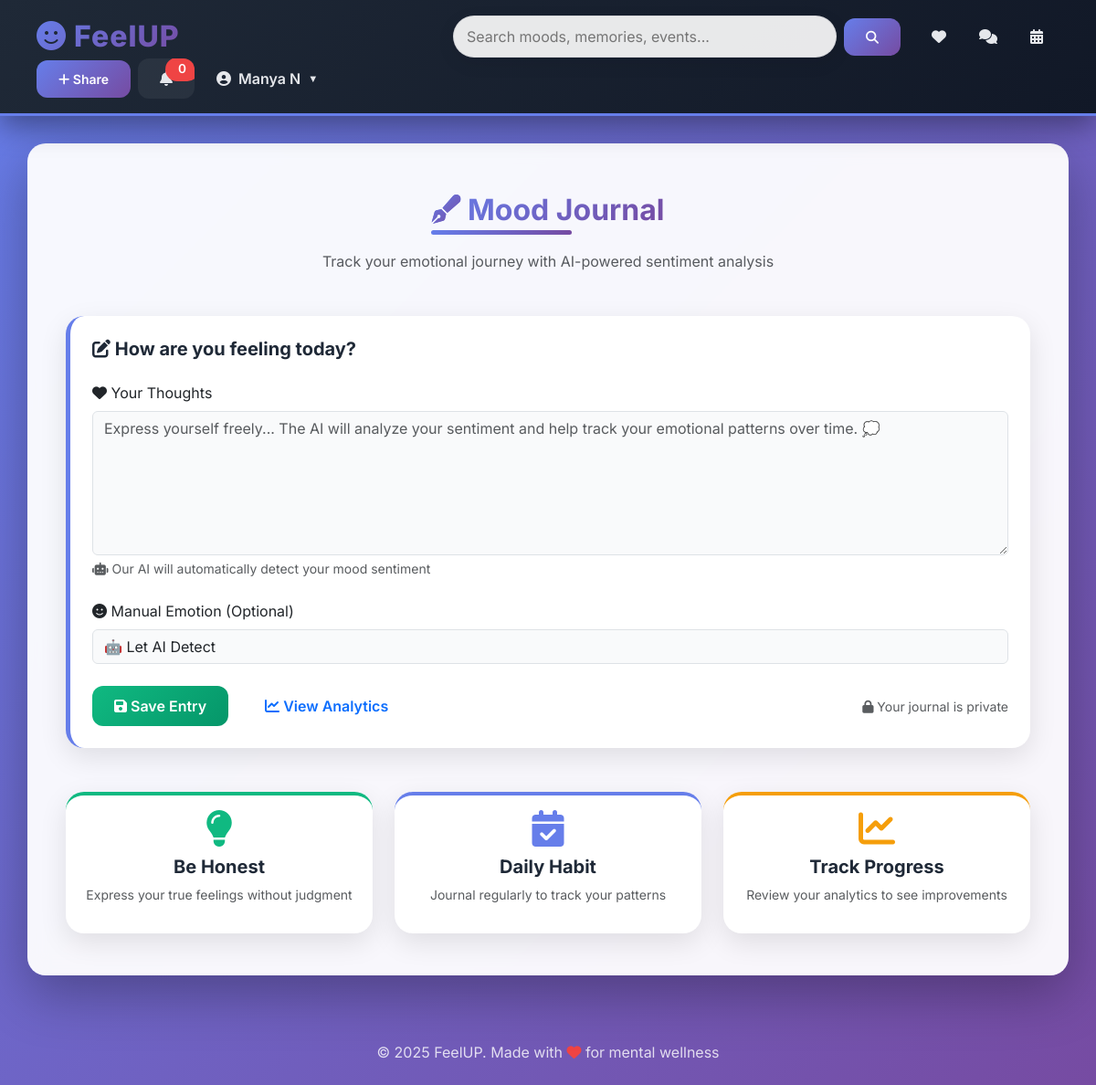
Page /journal (signed in) on the earlier database version.
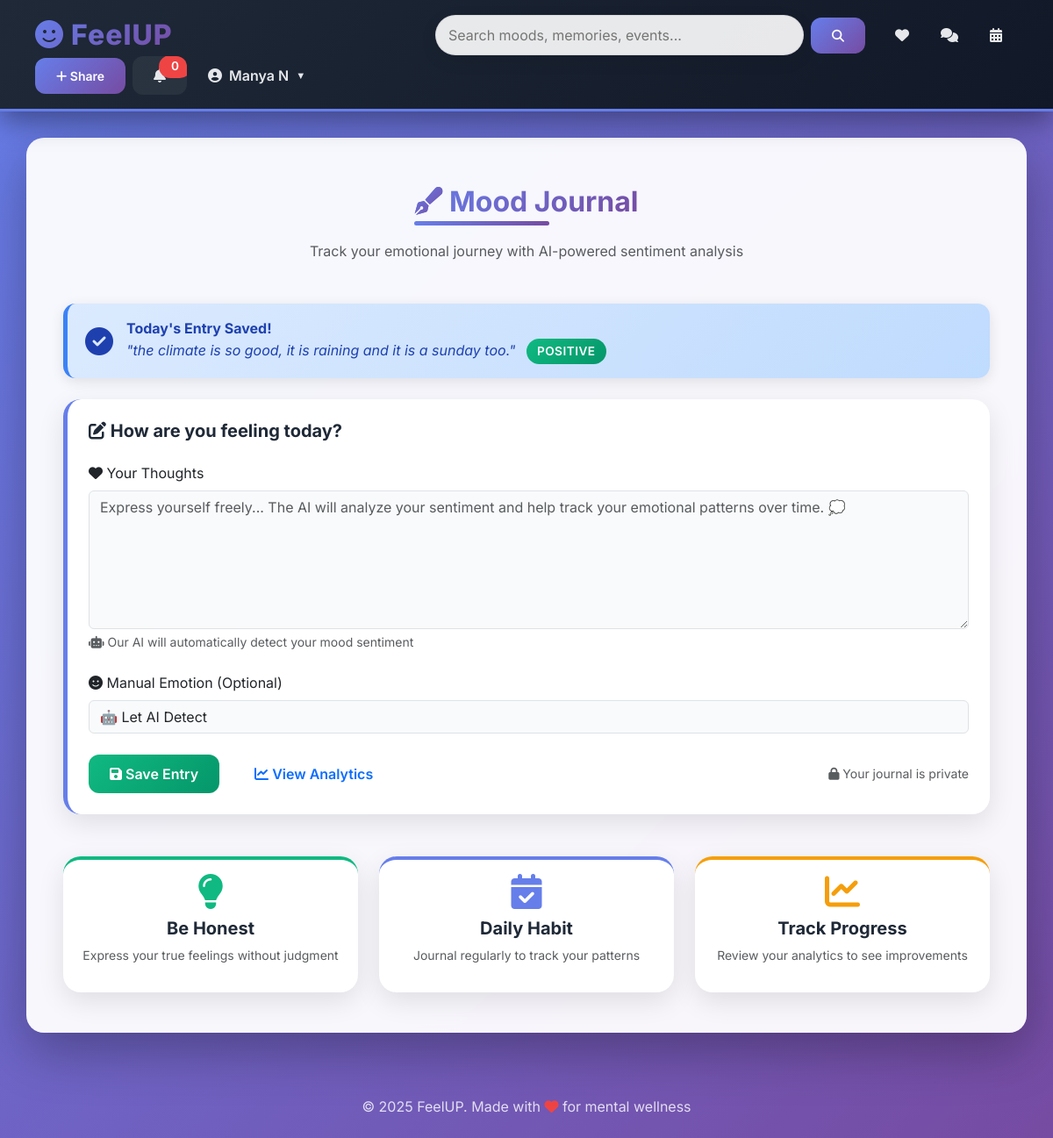
Same page on the later database version.
### app.py (models this page shows)
class MoodJournal(db.Model):
    id = db.Column(db.Integer, primary_key=True)
    user_id = db.Column(db.Integer, db.ForeignKey('user.id'))
    date = db.Column(db.Date, default=datetime.utcnow().date())
    emotion = db.Column(db.String(50))
    text = db.Column(db.Text)
    sentiment_score = db.Column(db.Float)  # -1 (negative) to +1 (positive)
    created_at = db.Column(db.DateTime, default=datetime.utcnow)

### app.py (the view, shortened to what this page needs)
@app.route('/journal', methods=['GET', 'POST'])
def journal():
    user = current_user()
    if not user:
        return redirect(url_for('index'))
    today_entry = MoodJournal.query.filter_by(user_id=user.id, date=datetime.utcnow().date()).first()
    return render_template('journal.html', user=user, today_entry=today_entry)

### app.py (called while the page is built)
def current_user():
    uid = session.get('user_id')
    if uid:
        return User.query.get(uid)
    return None

### templates/journal.html (shortened to what this page needs)
{% extends "base.html" %}
{% block content %}
<div class="container mt-4">
  <div class="text-center mb-5">
    <h2><i class="fas fa-pen-fancy gradient-text"></i> Mood Journal</h2>
    <p class="text-muted">Track your emotional journey with AI-powered sentiment analysis</p>
  </div>
  {% if today_entry %}
  <div class="alert alert-info mb-4">
    <div class="d-flex align-items-center">
      <i class="fas fa-check-circle" style="font-size: 2rem; margin-right: 15px;"></i>
      <div>
        <strong>Today's Entry Saved!</strong><br>
        <em>"{{ today_entry.text[:100] }}{% if today_entry.text|length > 100 %}...{% endif %}"</em>
        <span class="emotion-badge emotion-{{ today_entry.emotion }} ms-2">{{ today_entry.emotion }}</span>
      </div>
    </div>
  </div>
  {% endif %}
  <div class="card p-4 shadow-hover" style="border-left: 5px solid #667eea;">
    <h5 class="mb-4"><i class="fas fa-edit"></i> How are you feeling today?</h5>
    <form method="POST">
      <div class="mb-4">
        <label class="form-label"><i class="fas fa-heart"></i> Your Thoughts</label>
        <textarea name="text" class="form-control" rows="6"
          placeholder="Express yourself freely... The AI will analyze your sentiment and help track your emotional patterns over time. 💭"
          required></textarea>
        <small class="text-muted mt-1 d-block">
          <i class="fas fa-robot"></i> Our AI will automatically detect your mood sentiment
        </small>
      </div>
      <div class="mb-4">
        <label class="form-label"><i class="fas fa-smile"></i> Manual Emotion (Optional)</label>
        <select name="emotion" class="form-select">
          <option value="">🤖 Let AI Detect</option>
        </select>
      </div>
      <div class="d-flex gap-3 align-items-center">
        <button type="submit" class="btn btn-success">
          <i class="fas fa-save"></i> Save Entry
        </button>
        <a href="{{ url_for('journal_analytics') }}" class="btn btn-outline-primary">
          <i class="fas fa-chart-line"></i> View Analytics
        </a>
        <small class="text-muted ms-auto">
          <i class="fas fa-lock"></i> Your journal is private
        </small>
      </div>
    </form>
  </div>
  <div class="row mt-5">
    <div class="col-md-4 mb-3">
      <div class="card p-3 text-center shadow-hover" style="border-top: 4px solid #10b981;">
        <i class="fas fa-lightbulb" style="font-size: 2.5rem; color: #10b981; margin-bottom: 10px;"></i>
        <h5>Be Honest</h5>
        <p class="text-muted small">Express your true feelings without judgment</p>
      </div>
    </div>
    <div class="col-md-4 mb-3">
      <div class="card p-3 text-center shadow-hover" style="border-top: 4px solid #667eea;">
        <i class="fas fa-calendar-check" style="font-size: 2.5rem; color: #667eea; margin-bottom: 10px;"></i>
        <h5>Daily Habit</h5>
        <p class="text-muted small">Journal regularly to track your patterns</p>
      </div>
    </div>
    <div class="col-md-4 mb-3">
      <div class="card p-3 text-center shadow-hover" style="border-top: 4px solid #f59e0b;">
        <i class="fas fa-chart-line" style="font-size: 2.5rem; color: #f59e0b; margin-bottom: 10px;"></i>
        <h5>Track Progress</h5>
        <p class="text-muted small">Review your analytics to see improvements</p>
      </div>
    </div>
  </div>
</div>
{% endblock %}

Differences in the rows shown:
added MoodJournal: text "the climate is so good, it is raining and it is a sunday too.", emotion "POSITIVE"
Other differences:
text now shown: "Today's Entry Saved! \" \""
